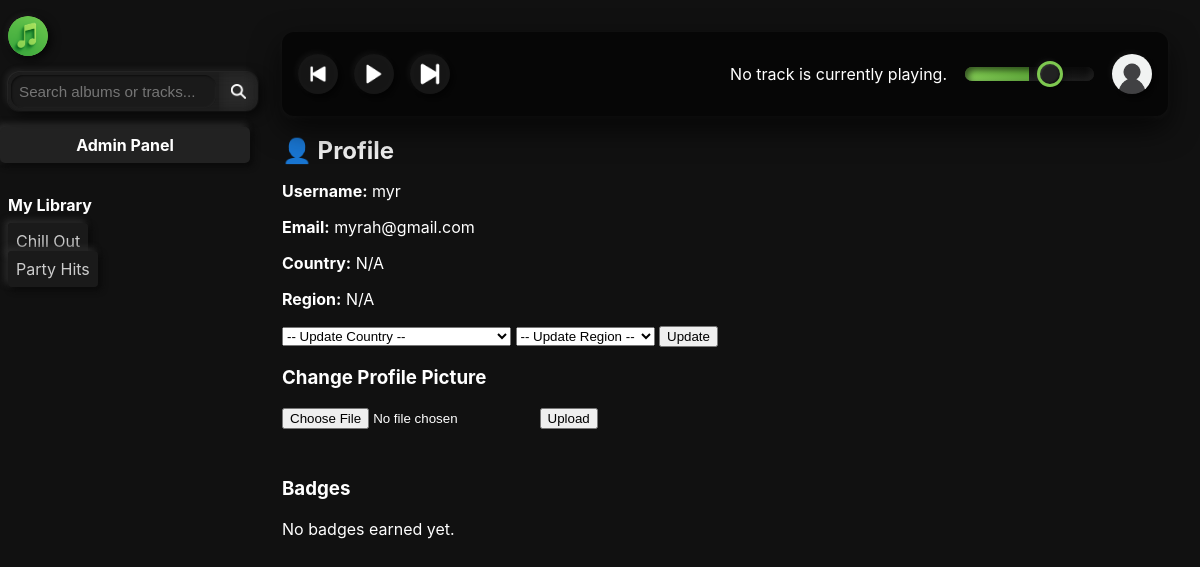
Page /profile.php (signed in) on the committed database.
### tables this page shows
CREATE TABLE `playlist` (
  `playlistID` int NOT NULL,
  `name` varchar(255) DEFAULT NULL,
  `description` varchar(255) DEFAULT NULL,
  `userID` int DEFAULT NULL,
  `dateAdded` datetime DEFAULT NULL
);

CREATE TABLE `user` (
  `userID` int NOT NULL,
  `username` varchar(26) DEFAULT NULL,
  `password` varchar(255) DEFAULT NULL,
  `googleID` varchar(128) DEFAULT NULL,
  `email` varchar(255) DEFAULT NULL,
  `pressingID` int DEFAULT NULL,
  `imageID` int DEFAULT NULL,
  `countryID` int DEFAULT NULL,
  `subscriptionID` int DEFAULT NULL,
  `admin` tinyint(1) NOT NULL,
  `languageID` int DEFAULT NULL,
  `regionID` int DEFAULT NULL,
  `country` varchar(2) DEFAULT 'MT'
);

### profile.php (the view, shortened to what this page needs)
<?php
include 'includes/header.php';
include 'includes/topbar.php';
$userID = $_SESSION['userID'];
$userQuery = mysqli_query($conn, "
  SELECT u.username, u.email, c.name AS country, r.regionName AS region
  FROM user u
  LEFT JOIN country c ON u.countryID = c.countryID
  LEFT JOIN region r ON u.regionID = r.regionID
  WHERE u.userID = $userID
  LIMIT 1
");
$user = mysqli_fetch_assoc($userQuery);
?>
<div class="indexpage">
  <section class="section">
    <h2>👤 Profile</h2>
    <p><strong>Username:</strong> <?= htmlspecialchars($user['username']) ?></p>
    <p><strong>Email:</strong> <?= htmlspecialchars($user['email']) ?></p>
    <p><strong>Country:</strong> <?= htmlspecialchars($user['country'] ?? 'N/A') ?></p>
    <p><strong>Region:</strong> <?= htmlspecialchars($user['region'] ?? 'N/A') ?></p>
    <form method="POST" action="includes/profile-inc.php">
      <select name="countryID" id="country">
        <option value="">-- Update Country --</option>
      </select>
      <select name="regionID" id="region">
        <option value="">-- Update Region --</option>
      </select>
      <button type="submit">Update</button>
    </form>
    <h3>Change Profile Picture</h3>
    <form method="POST" enctype="multipart/form-data">
      <input type="file" name="avatar" accept="image/png, image/jpeg" required>
      <button type="submit">Upload</button>
    </form>
  </section>
  <section class="section">
    <h3>Badges</h3>
    <?php
    $badgeQuery = mysqli_query($conn, "
      SELECT ab.pressingID, a.title AS album_title
      FROM albumbadge ab
      JOIN album a ON ab.albumID = a.albumID
      WHERE ab.userID = $userID
    ");
    if (mysqli_num_rows($badgeQuery) > 0) {
      echo "<ul>";
      while ($badge = mysqli_fetch_assoc($badgeQuery)) {
        echo "<li>🏅 Badge " . htmlspecialchars($badge['pressingID']) . " — from album <strong>" . htmlspecialchars($badge['album_title']) . "</strong></li>";
      }
      echo "</ul>";
    } else {
      echo "<p>No badges earned yet.</p>";
    }
    ?>
  </section>
</div>
</body>
</html>

### includes/sidebar.php (shortened to what this page needs)
<?php
include 'includes/dbh.php';
$userID = $_SESSION['userID'] ?? null;
$isAdmin = false;
if ($userID) {
  $stmt = $conn->prepare("SELECT admin FROM user WHERE userID = ?");
  $stmt->bind_param("i", $userID);
  $stmt->execute();
  $result = $stmt->get_result();
  if ($row = $result->fetch_assoc()) {
    $isAdmin = $row['admin'] == 1;
  }
}
?>
<aside class="sidebar">
  <div class="sidebar-top">
  <a href="index.php" class="circle-btn index-btn" title="index">
  <img id="MyTunes-logo" src="images/MyTunes-logo.png" alt="MyTunes logo">
</a>
    <form class="search-bar" method="GET" action="/php-databases/search.php">
      <div class="search-wrapper">
        <input type="text" name="q" placeholder="Search albums or tracks..." required />
        <button type="submit"><img class="icons" src="images/search-icon.png" alt="Search"></button>
      </div>
    </form>
    <?php if ($isAdmin): ?>
      <a href="admin.php" class="admin-button">Admin Panel</a>
    <?php endif; ?>
  </div>
  <div class="sidebar-section">
    <h3>My Library</h3>
    <ul class="sidebar-list">
      <?php if (!empty($_SESSION['userID'])): ?>
        <?php
        $ps = $conn->prepare("
          SELECT playlistID, name
            FROM playlist
           WHERE userID = ?
           ORDER BY name
        ");
        $ps->bind_param('i', $_SESSION['userID']);
        $ps->execute();
        $res = $ps->get_result();
        while ($row = $res->fetch_assoc()):
        ?>
          <li>
            <a href="library.php?playlistID=<?= $row['playlistID'] ?>">
              <?= htmlspecialchars($row['name']) ?>
            </a>
          </li>
        <?php endwhile; $ps->close(); ?>
      <?php else: ?>
        <li><em>Log in to see your playlists</em></li>
      <?php endif; ?>
    </ul>
  </div>
</aside>

### style.css (style rules this page uses)
body { background-color: #111; font-family: -apple-system, BlinkMacSystemFont, "Segoe UI", Roboto, "Helvetica Neue", sans-serif; color: white; margin: 0; }
#MyTunes-logo { width: 64px; height: 64px; border-radius: 50%; background: linear-gradient(to bottom right, #7ec850, #5ea838); box-shadow: inset -2px -2px 4px rgba(255, 255, 255, 0.15), inset 2px 2px 6px rgba(0, 0, 0, 0.25), 4px 4px 12px rgba(0, 0, 0, 0.5), -2px -2px 6px rgba(255, 255, 255, 0.05); display: flex; align-items: center; justify-content: center; cursor: pointer; transition: all 0.2s ease-in-out; overflow: hidden; }
.sidebar { width: 250px; }
.sidebar-top { display: flex; flex-direction: column; gap: 1rem; margin-bottom: 2rem; }
.search-bar { margin-left: 0.5rem; display: flex; width: 100%; border-radius: 12px; }
.search-wrapper { display: flex; flex: 1; border-radius: 12px; overflow: hidden; background: rgba(255, 255, 255, 0.05); backdrop-filter: blur(8px); -webkit-backdrop-filter: blur(8px); box-shadow: 4px 4px 12px rgba(0, 0, 0, 0.6), -3px -3px 6px rgba(255, 255, 255, 0.08), 0 0 0 1px rgba(255, 255, 255, 0.05); }
.search-wrapper input { flex: 1; padding: 0.6rem 0.75rem; background: #111; border: none; color: white; margin: 3px; font-size: 0.95rem; outline: none; border: none !important; border-radius: 12px !important; box-shadow: inset 1px 1px 2px rgba(0, 0, 0, 0.5), inset -1px -1px 2px rgba(255, 255, 255, 0.035); transition: all 0.2s ease-in-out; }
.search-wrapper button { padding: 0.6rem 0.75rem; background: transparent; border: none; cursor: pointer; transition: background 0.2s ease; display: flex; align-items: center; justify-content: center; backdrop-filter: blur(6px); -webkit-backdrop-filter: blur(6px); }
.search-wrapper button img { width: 18px; height: 18px; transition: transform 0.25s ease-in-out; }
.admin-button { background: #222; padding: 0.5rem; color: white; text-align: center; text-decoration: none; border-radius: 5px; font-weight: bold; box-shadow: 3px 3px 6px #0a0a0a, -3px -3px 6px #2e2e2e; }
.sidebar-section h3 { margin-left: 0.5rem; margin-bottom: 0.5rem; font-size: 1rem; }
.sidebar-list { margin-left: 0.5rem; list-style: none; padding: 0; display: flex; flex-direction: column; gap: 0.5rem; }
.sidebar-list a { color: #ccc; text-decoration: none; padding: 0.5rem; background: #1a1a1a; border-radius: 4px; transition: background 0.2s; box-shadow: 3px 3px 6px #0a0a0a, -3px -3px 6px #2e2e2e; }
.circle-btn { width: 40px; height: 40px; border-radius: 50%; background: rgba(255, 255, 255, 0.07); border: none; cursor: pointer; display: flex; align-items: center; justify-content: center; backdrop-filter: blur(10px); -webkit-backdrop-filter: blur(10px); box-shadow: 3px 3px 10px rgba(0, 0, 0, 0.7), -2px -2px 6px rgba(255, 255, 255, 0.05); transition: background 0.2s ease, box-shadow 0.2s ease; }
.circle-btn img { width: 20px ; height: 20px ; }
.section { margin-bottom: 3rem; }
.section h2 { margin-bottom: 1rem; font-size: 1.5rem; color: #f0f0f0; }
.search-bar input { padding: 0.5rem; width: 100%; border-radius: 4px; border: 1px solid #444; background-color: #1a1a1a; color: white; }
.sidebar .index-btn { margin-top: 1rem !important; margin-left: 0.5rem !important; overflow: hidden !important; }
.sidebar .index-btn img { width: 100% !important; height: 100% !important; object-fit: contain !important; display: block !important; margin: auto !important; }
.icons { max-width: 15px; max-height: 15px; }

### rows in the picture
playlist: name "Chill Out"
playlist: name "Party Hits"
user: username "myr", email "myrah@gmail.com"

### other values in the picture
$user['country'] "N/A"
$user['region'] "N/A"
